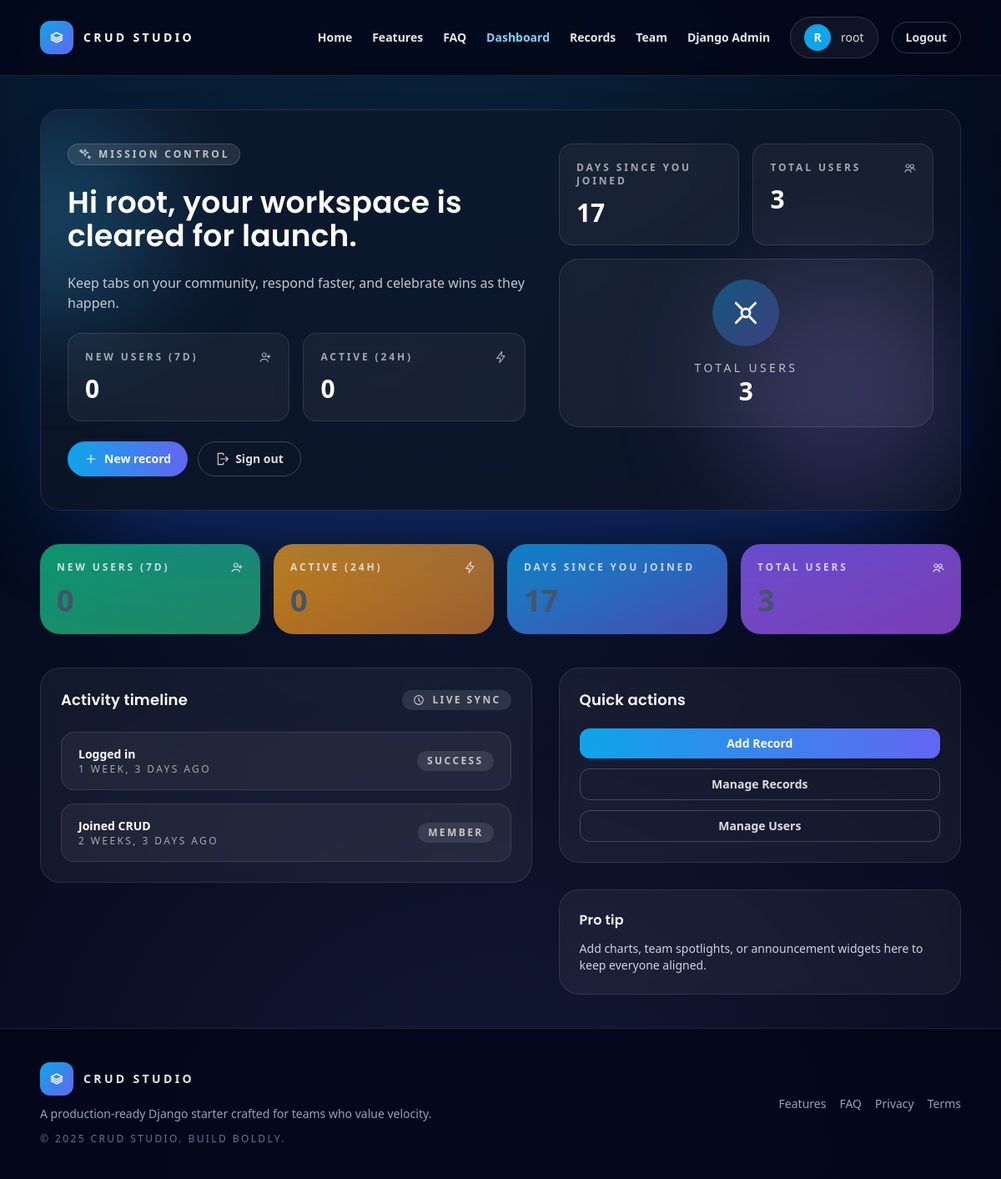
Before: /dashboard (signed in) with the older database file.
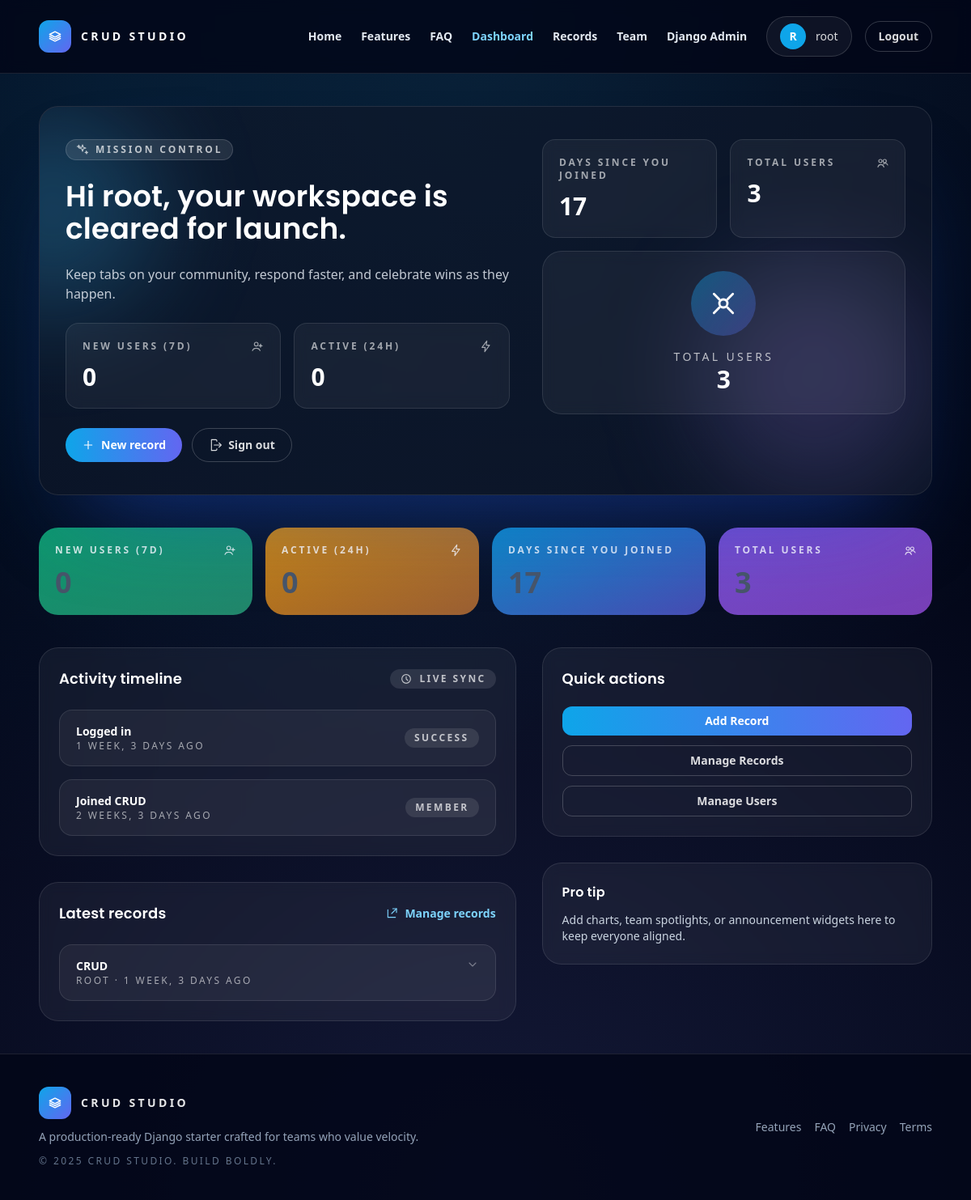
After: the same page with the newer database file.
### website/models.py (models this page shows, shortened)
class Record(models.Model):
    title = models.CharField(max_length=200)
    description = models.TextField(blank=True)
    created_by = models.ForeignKey(User, on_delete=models.SET_NULL, null=True, blank=True, related_name="records")
    created_at = models.DateTimeField(auto_now_add=True)
    updated_at = models.DateTimeField(auto_now=True)
    class Meta:
        ordering = ["-created_at"]

### website/views.py (the view)
# urls.py: path('dashboard', views.dashboard, name='dashboard'),
@login_required(login_url="login")
def dashboard(request):
    now = timezone.now()
    week_ago = now - timedelta(days=7)
    day_ago = now - timedelta(days=1)
    total_users = User.objects.count()
    new_users_week = User.objects.filter(date_joined__gte=week_ago).count()
    active_24h = User.objects.filter(last_login__gte=day_ago).count()
    days_since_join = (now.date() - request.user.date_joined.date()).days
    stats = [
        {
            "label": "New Users (7d)",
            "value": new_users_week,
            "icon": "user-plus",
            "accent": "from-emerald-500/80 to-emerald-400/60",
        },
        {
            "label": "Active (24h)",
            "value": active_24h,
            "icon": "bolt",
            "accent": "from-amber-500/80 to-orange-400/60",
        },
        {
            "label": "Days Since You Joined",
            "value": days_since_join,
            "icon": "calendar",
            "accent": "from-sky-500/80 to-indigo-500/70",
        },
        {
            "label": "Total Users",
            "value": total_users,
            "icon": "users",
            "accent": "from-violet-500/80 to-purple-500/70",
        },
    ]
    recent = []
    if request.user.last_login:
        recent.append({"title": "Logged in", "when": request.user.last_login, "status": "Success"})
    recent.append({"title": "Joined CRUD", "when": request.user.date_joined, "status": "Member"})
    quick_actions = []
    latest_records = []
    if request.user.is_staff:
        quick_actions = [
            {
                "label": "Add Record",
                "url": reverse('record_create'),
                "classes": "inline-flex items-center justify-center gap-2 rounded-xl bg-gradient-to-r from-sky-500 to-indigo-500 px-4 py-2 text-sm font-semibold text-white shadow-[0_18px_36px_-24px_rgba(59,130,246,0.7)] transition hover:from-sky-400 hover:to-indigo-400",
            },
            {
                "label": "Manage Records",
                "url": reverse('records_list'),
                "classes": "inline-flex items-center justify-center gap-2 rounded-xl border border-white/20 px-4 py-2 text-sm font-semibold text-white/85 transition hover:border-white/35 hover:bg-white/10",
            },
            {
                "label": "Manage Users",
                "url": reverse('admin_users'),
                "classes": "inline-flex items-center justify-center gap-2 rounded-xl border border-white/20 px-4 py-2 text-sm font-semibold text-white/85 transition hover:border-white/35 hover:bg-white/10",
            },
        ]
        latest_records = list(Record.objects.select_related('created_by')[:5])
    context = {
        "stats": stats,
        "recent": recent,
        "quick_actions": quick_actions,
        "latest_records": latest_records,
    }
    return render(request, 'pages/dashboard.html', context)

### website/templatetags/ui_icons.py (called while the page is built)
@register.simple_tag
def icon(name, classes="h-5 w-5"):
    svg = ICONS.get(name)
    if not svg:
        return ""
    return mark_safe(svg.format(classes=classes))

### website/templates/pages/dashboard.html (shortened to what the changed rows need)
{% extends 'pages/base.html' %}
{% load humanize ui_icons %}
{% block content %}
  <section class="relative overflow-hidden rounded-3xl border border-white/10 bg-slate-900/70 px-8 py-10 shadow-[0_60px_120px_-60px_rgba(29,78,216,0.55)]">
    <div class="relative grid gap-10 lg:grid-cols-[minmax(0,1.1fr)_minmax(0,0.9fr)]">
      <div class="space-y-6">
        <span class="inline-flex items-center gap-2 rounded-full border border-white/15 bg-white/10 px-3 py-1 text-xs font-semibold uppercase tracking-[0.24em] text-white/70">{% icon 'sparkles' classes='h-4 w-4' %} Mission control</span>
        <h1 class="text-3xl font-semibold text-white sm:text-4xl">Hi {{ user.first_name|default:user.username }}, your workspace is cleared for launch.</h1>
        <p class="max-w-xl text-sm text-slate-200/85 sm:text-base">Keep tabs on your community, respond faster, and celebrate wins as they happen.</p>
        {% if stats %}
        <div class="grid gap-4 sm:grid-cols-2">
          {% for s in stats|slice:":2" %}
          <div class="rounded-2xl border border-white/10 bg-white/5 p-5 text-slate-200 backdrop-blur">
            <div class="flex items-center justify-between text-xs font-semibold uppercase tracking-[0.24em] text-white/60">
              {{ s.label }}
              {% icon s.icon classes='h-4 w-4 text-white/60' %}
            </div>
            <p class="mt-3 text-3xl font-semibold text-white">{{ s.value }}</p>
          </div>
          {% endfor %}
        </div>
        {% endif %}
        <div class="flex flex-wrap gap-3">
          {% if request.user.is_staff %}
            <a href="{% url 'record_create' %}" class="inline-flex items-center gap-2 rounded-full bg-gradient-to-r from-sky-500 to-indigo-500 px-5 py-2.5 text-sm font-semibold text-white shadow-[0_18px_36px_-24px_rgba(59,130,246,0.7)] transition hover:from-sky-400 hover:to-indigo-400">{% icon 'plus' classes='h-4 w-4' %} New record</a>
          {% else %}
            <a href="{% url 'records_list' %}" class="inline-flex items-center gap-2 rounded-full border border-white/20 px-5 py-2.5 text-sm font-semibold text-white/85 transition hover:border-white/35 hover:bg-white/10">{% icon 'table' classes='h-4 w-4' %} View records</a>
          {% endif %}
          <a href="{% url 'logout' %}" class="inline-flex items-center gap-2 rounded-full border border-white/20 px-5 py-2.5 text-sm font-semibold text-white/85 transition hover:border-white/35 hover:bg-white/10">{% icon 'logout' classes='h-4 w-4' %} Sign out</a>
        </div>
      </div>
      <div class="space-y-4">
        {% if stats %}
        <div class="grid gap-4 sm:grid-cols-2">
          {% for s in stats|slice:"2:" %}
          <div class="rounded-2xl border border-white/10 bg-white/5 p-5 backdrop-blur">
            <div class="flex items-center justify-between text-xs font-semibold uppercase tracking-[0.24em] text-white/60">
              {{ s.label }}
              {% icon s.icon classes='h-4 w-4 text-white/60' %}
            </div>
            <p class="mt-3 text-3xl font-semibold text-white">{{ s.value }}</p>
          </div>
          {% endfor %}
        </div>
        {% endif %}
      </div>
    </div>
  </section>
  {% if stats %}
  <section class="mt-10 grid gap-4 sm:grid-cols-2 lg:grid-cols-4">
    {% for s in stats %}
    <div class="rounded-3xl bg-gradient-to-br {{ s.accent }} p-5 text-white shadow-[0_40px_90px_-60px_rgba(59,130,246,0.5)]">
      <div class="flex items-center justify-between text-xs font-semibold uppercase tracking-[0.24em] text-white/80">
        {{ s.label }}
        {% icon s.icon classes='h-4 w-4 text-white/80' %}
      </div>
      <p class="mt-3 text-4xl font-semibold">{{ s.value }}</p>
    </div>
    {% endfor %}
  </section>
  {% endif %}
  <section class="mt-10 grid gap-8 lg:grid-cols-[minmax(0,1.1fr)_minmax(0,0.9fr)]">
    <div class="space-y-8">
      <div class="rounded-3xl border border-white/10 bg-white/5 p-6 text-slate-200 backdrop-blur">
        <div class="flex flex-wrap items-center justify-between gap-4">
          <h2 class="text-lg font-semibold text-white">Activity timeline</h2>
        </div>
        <div class="mt-6 space-y-4">
          {% for item in recent %}
            <div class="flex items-center justify-between gap-4 rounded-2xl border border-white/10 bg-white/5 px-5 py-4 text-sm text-slate-200">
              <div>
                <p class="font-semibold text-white">{{ item.title }}</p>
                <p class="text-xs uppercase tracking-[0.2em] text-white/60">{{ item.when|naturaltime }}</p>
              </div>
              <span class="inline-flex items-center gap-2 rounded-full bg-white/10 px-3 py-1 text-xs font-semibold uppercase tracking-[0.2em] text-white/70">{{ item.status }}</span>
            </div>
          {% empty %}
            <p class="text-sm text-slate-300">No recent items.</p>
          {% endfor %}
        </div>
      </div>
      {% if latest_records %}
      <div class="rounded-3xl border border-white/10 bg-white/5 p-6 text-slate-200 backdrop-blur">
        <div class="flex flex-wrap items-center justify-between gap-4">
          <h2 class="text-lg font-semibold text-white">Latest records</h2>
          <a href="{% url 'records_list' %}" class="inline-flex items-center gap-2 text-sm font-semibold text-sky-300 transition hover:text-sky-200">{% icon 'external' classes='h-4 w-4' %} Manage records</a>
        </div>
        <div class="mt-6 space-y-3">
          {% for record in latest_records %}
          <a href="{% url 'record_detail' record.pk %}" class="block rounded-2xl border border-white/10 bg-white/5 px-5 py-4 text-sm text-slate-200 transition hover:border-white/20 hover:bg-white/10">
            <div class="flex items-start justify-between gap-3">
              <div>
                <p class="font-semibold text-white">{{ record.title }}</p>
                <p class="text-xs uppercase tracking-[0.2em] text-white/60">{{ record.created_by|default:'—' }} · {{ record.created_at|naturaltime }}</p>
              </div>
              {% icon 'chevron' classes='h-4 w-4 text-white/40' %}
            </div>
          </a>
          {% endfor %}
        </div>
      </div>
      {% endif %}
    </div>
    <div class="space-y-8">
      {% if quick_actions %}
      <div class="rounded-3xl border border-white/10 bg-white/5 p-6 text-slate-200 backdrop-blur">
        <h2 class="text-lg font-semibold text-white">Quick actions</h2>
        <div class="mt-5 grid gap-3">
          {% for action in quick_actions %}
          <a href="{{ action.url }}" class="{{ action.classes }}">
            {{ action.label }}
          </a>
          {% endfor %}
        </div>
      </div>
      {% endif %}
    </div>
  </section>
{% endblock content %}

### website/templates/components/navbar.html (shortened to what this page needs)
{% load ui_icons %}
{% with route=request.resolver_match.url_name %}
<header class="relative z-40 border-b border-white/10 bg-slate-950/80 backdrop-blur">
  <div class="mx-auto flex w-full max-w-6xl items-center justify-between gap-6 px-6 py-5">
    <a href="{% url 'home' %}" class="flex items-center gap-3 text-sm font-semibold uppercase tracking-[0.24em] text-white">
      <span class="flex h-10 w-10 items-center justify-center rounded-xl bg-gradient-to-br from-sky-500 to-indigo-500 text-lg text-white shadow-[0_12px_30px_-20px_rgba(56,189,248,0.8)]">
        {% icon 'stack' classes='h-5 w-5' %}
      </span>
      CRUD Studio
    </a>
    <div class="nav-sheet absolute left-0 right-0 top-full hidden flex-col gap-6 border-b border-white/10 bg-slate-950/95 px-6 pb-6 pt-4 shadow-[0_40px_80px_-60px_rgba(14,165,233,0.55)] lg:static lg:flex lg:flex-row lg:items-center lg:justify-between lg:border-none lg:bg-transparent lg:px-0 lg:pb-0 lg:pt-0 lg:shadow-none" data-nav-menu>
      <nav class="flex flex-col gap-4 text-sm font-semibold text-slate-200 lg:flex-row lg:items-center lg:gap-6">
        <a href="{% url 'home' %}" class="transition hover:text-white {% if route == 'home' %}text-sky-300{% endif %}">Home</a>
        <a href="{% url 'home' %}#features" class="transition hover:text-white">Features</a>
        <a href="{% url 'home' %}#faq" class="transition hover:text-white">FAQ</a>
        {% if user.is_authenticated %}
          <a href="{% url 'dashboard' %}" class="transition hover:text-white {% if route == 'dashboard' %}text-sky-300{% endif %}">Dashboard</a>
          {% if user.is_staff %}
            <a href="{% url 'records_list' %}" class="transition hover:text-white ">Records</a>
            <a href="{% url 'admin_users' %}" class="transition hover:text-white {% if route == 'admin_users' or route == 'admin_user_create' %}text-sky-300{% endif %}">Team</a>
            <a href="{% url 'admin:index' %}" class="transition hover:text-white" target="_blank" rel="noopener">Django Admin</a>
          {% endif %}
        {% endif %}
      </nav>
      <div class="flex flex-col gap-3 border-t border-white/10 pt-4 lg:flex-row lg:items-center lg:gap-4 lg:border-none lg:pt-0">
        {% if user.is_authenticated %}
          <span class="inline-flex items-center gap-3 rounded-full border border-white/15 bg-white/5 px-4 py-2 text-sm font-medium text-white/85">
            <span class="flex h-8 w-8 items-center justify-center rounded-full bg-sky-500 text-sm font-semibold text-white">{{ user.username|first|upper }}</span>
            {{ user.username }}
          </span>
          <a href="{% url 'logout' %}" class="inline-flex items-center justify-center gap-2 rounded-full border border-white/20 px-4 py-2 text-sm font-semibold text-white/85 transition hover:border-white/40 hover:bg-white/10">Logout</a>
        {% endif %}
      </div>
    </div>
  </div>
</header>
{% endwith %}

Changed rows visible on the page:
added Record: title "CRUD", created_by "ROOT", created_at "1 WEEK, 3 DAYS AGO"
Other visible differences:
text now shown: "Latest records Manage records"
